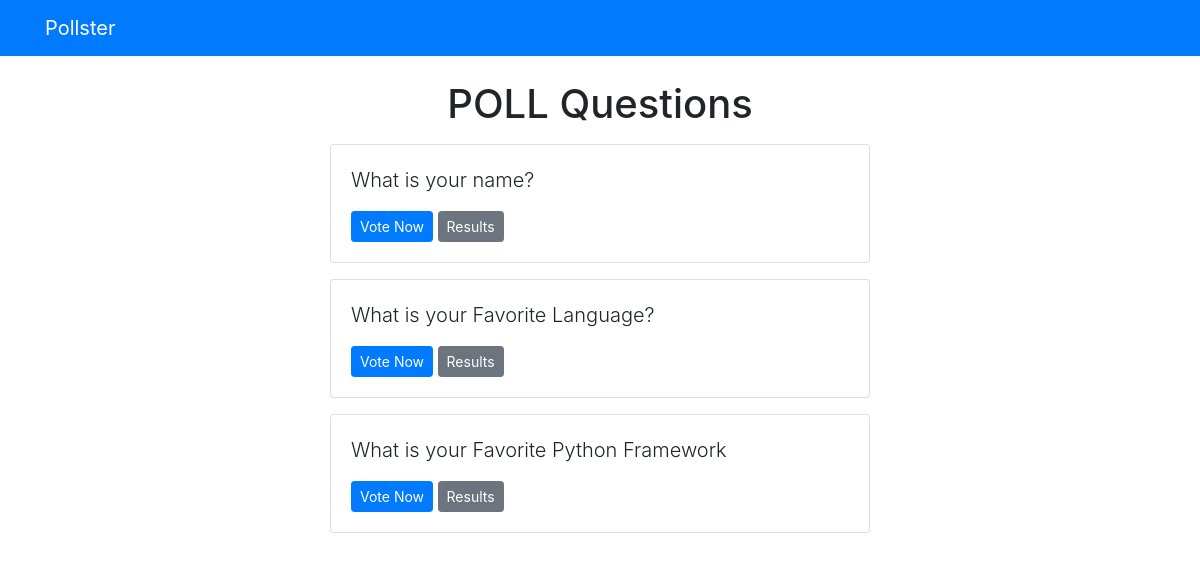
Screenshot of /polls/ with the database file from the repository.
### polls/models.py (models this page shows, shortened)
class Question(models.Model):
    question_text = models.CharField(max_length=200)
    pub_date = models.DateTimeField('date published')

### polls/views.py (the view)
# urls.py: path('', views.index, name='index')
def index(request):
    latest_question_list= Question.objects.order_by('-pub_date')[:5]
    context={'latest_question_list':latest_question_list}
    return render(request,'polls/index.html', context)

### templates/polls/index.html
{% extends 'base.html'%}
{% block content %}
    <h1 class='text-center mb-3'> POLL Questions </h1>
    {% if latest_question_list %}
        {% for question in latest_question_list%}
            <div class='card mb-3'>
                <div class='card-body'>
                    <p class='lead'>{{ question.question_text }}</p>
                    <a href="{% url 'polls:detail' question.id %}" class=" btn btn-primary btn-sm"> Vote Now</a>
                    <a href="{% url 'polls:results' question.id %}" class=" btn btn-secondary btn-sm"> Results </a>
                </div>
            </div>
        {% endfor %}
    {% else %}
        <p> NO Poll Available</p>
    {% endif %}
{% endblock %}

### rows the page displays
Question: question_text "What is your name?"
Question: question_text "What is your Favorite Language?"
Question: question_text "What is your Favorite Python Framework"
